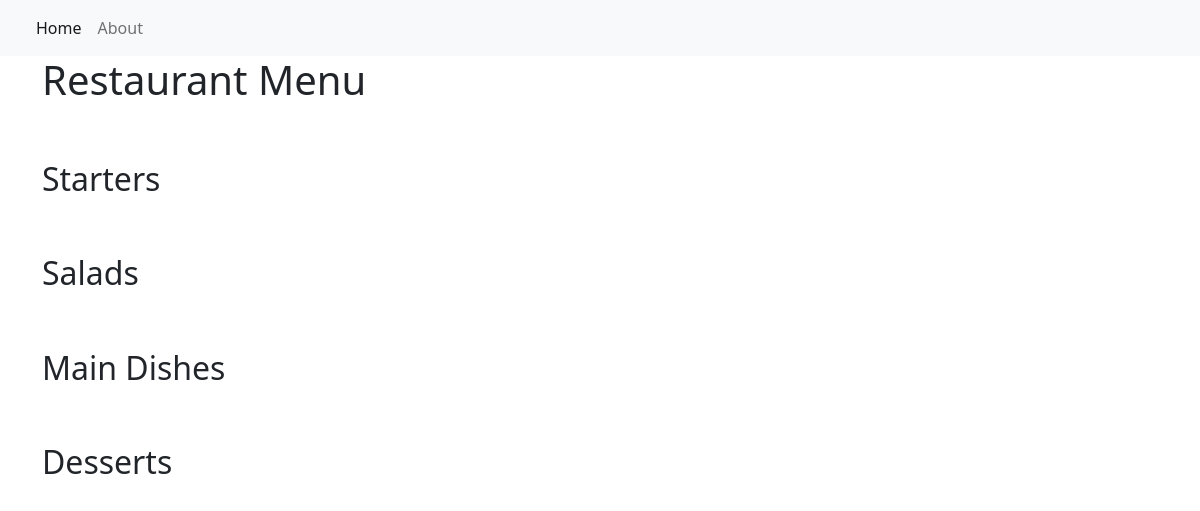
/, run on an earlier commit of the app's database.
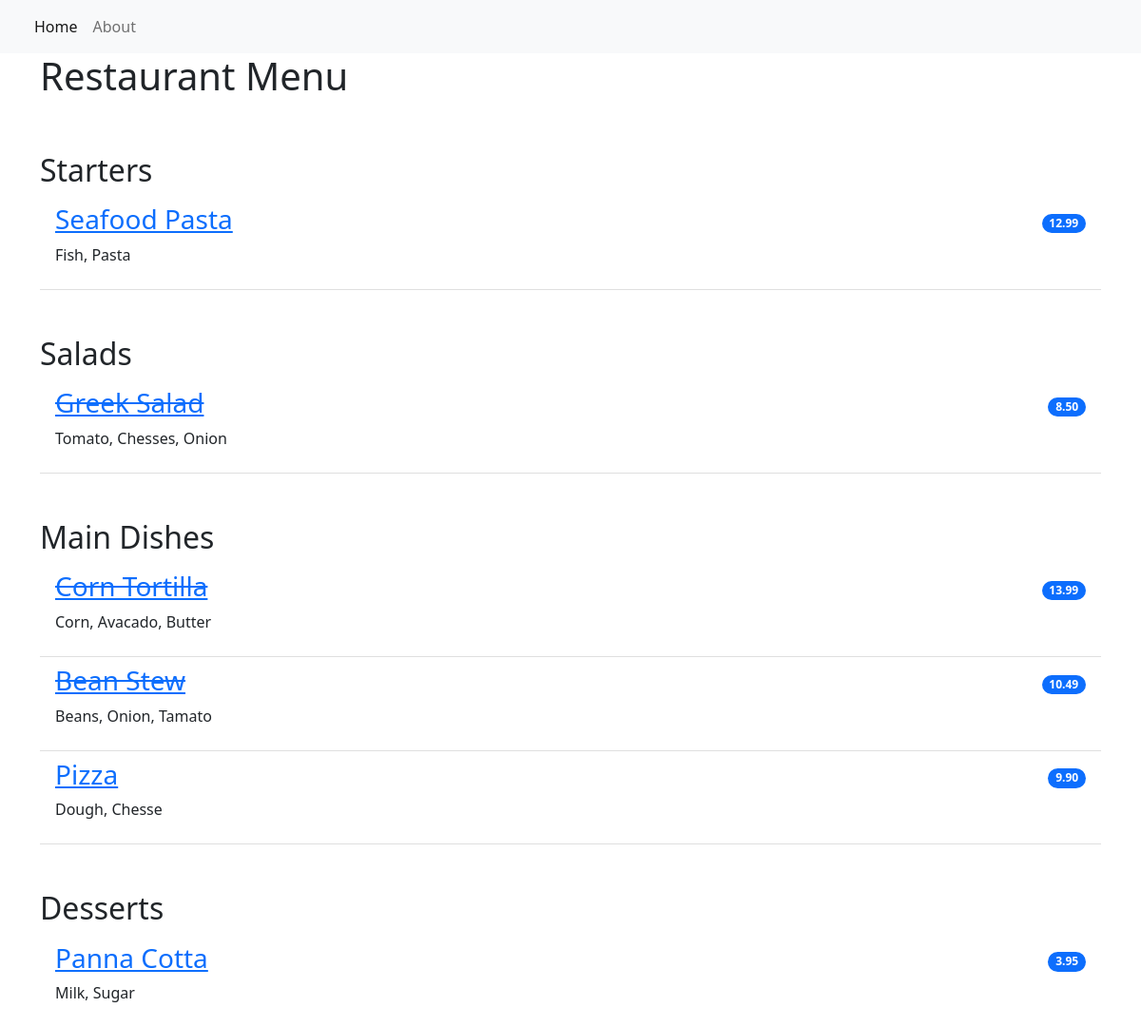
And on a later commit of the database.
### restaurant_menu/models.py (models this page shows, shortened)
class Item(models.Model):
    meal = models.CharField(max_length=1000, unique=True)
    description = models.CharField(max_length=2000)
    price = models.DecimalField(max_digits=10,decimal_places=2)
    meal_type = models.CharField(max_length=200,choices=MEAL_TYPE)
    author = models.ForeignKey(User, on_delete=models.PROTECT)
    status = models.IntegerField(choices=SATUS, default=1)
    date_created = models.DateTimeField(auto_now_add=True)
    date_update = models.DateTimeField(auto_now=True)

### restaurant_menu/views.py (the view)
# urls.py: path("", views.MenuList.as_view(), name='home'),
class MenuList(generic.ListView):
    queryset = Item.objects.order_by("-date_created")
    template_name = "index.html"
    def get_context_data(self, **kwargs):
        context = super().get_context_data(**kwargs)
        context["meals"] = MEAL_TYPE
        return context

### restaurant_menu/templates/index.html
{% extends 'base.html' %}
{% block content %}
<div class="container">
  <h1>Restaurant Menu</h1>
    <ul class="list-group list-group-flush">
        {% for meal in meals %}
            <h2 class="pt-5">{{ meal.1}}</h2>
                {% for row in item_list %}
                    {% if row.meal_type == meal.0 %}
                        {% if row.status == 0 %}
                        <li class="list-group-item d-flex justify-content-between align-items-center border-0 pb-0">
                            <a href="{% url 'menu_item' row.pk %}"><h3><del>{{ row.meal }}</del></h3></a>
                            <span class="badge bg-primary rounded-pill">{{ row.price }}</span>
                        </li>
                        <li class="list-group-item pt-0">
                            <p>{{ row.description }}</p>
                        </li>
                        {% else %}
                        <li class="list-group-item d-flex justify-content-between align-items-center border-0 pb-0">
                            <a href="{% url 'menu_item' row.pk %}"><h3>{{ row.meal }}</h3></a>
                            <span class="badge bg-primary rounded-pill">{{ row.price }}</span>
                        </li>
                        <li class="list-group-item pt-0">
                            <p>{{ row.description }}</p>
                        </li>
                        {% endif %}
                    {% endif %}
                {% endfor %}
        {% endfor %}
  </ul>
</div>
{% endblock content %}

### restaurant_menu/templates/base.html (shortened to what this page needs)
<!DOCTYPE html>
<html lang="en">
    <head>
        <link href="https://cdn.jsdelivr.net/npm/bootstrap@5.2.0-beta1/dist/css/bootstrap.min.css" rel="stylesheet">
    </head>
    <body>
        <nav class="navbar navbar-expand-lg bg-light">
            <div class="container-fluid">
                <div class="collapse navbar-collapse" id="navbarNav">
                    <ul class="navbar-nav">
                         <li class="nav-item">
                            <a class="nav-link active" aria-current="page" href="{% url 'home' %}">Home</a>
                        </li>
                        <li class="nav-item">
                            <a class="nav-link" aria-current="page" href="{% url 'home' %}">About</a>
                        </li>
                    </ul>
                </div>
            </div>
        </nav>
        {% block content %}
        {% endblock content %}
    </body>
</html>

What changed in the data, as far as the page shows it:
added Item: meal "Seafood Pasta", price "12.99", description "Fish, Pasta", shown under "Starters"
added Item: meal "Greek Salad", price "8.50", description "Tomato, Chesses, Onion", shown under "Salads"
added Item: meal "Corn Tortilla", price "13.99", description "Corn, Avacado, Butter", shown under "Main Dishes"
added Item: meal "Bean Stew", price "10.49", description "Beans, Onion, Tamato", shown under "Main Dishes"
added Item: meal "Pizza", price "9.90", description "Dough, Chesse", shown under "Main Dishes"
added Item: meal "Panna Cotta", price "3.95", description "Milk, Sugar", shown under "Desserts"
